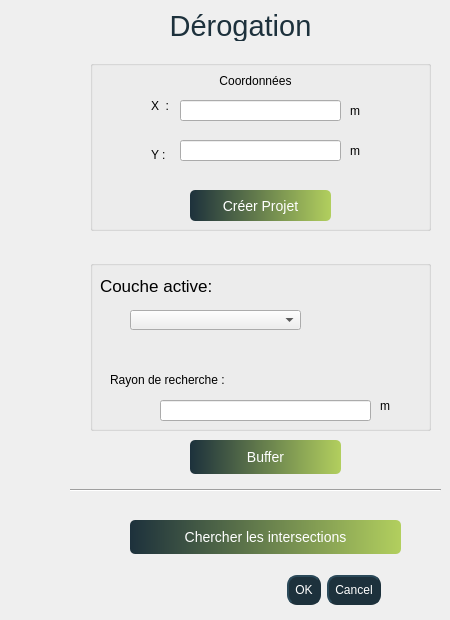
   <widget class="QWidget" name="Derogation">
    <attribute name="title">
     <string>Dérogation</string>
    </attribute>
    <widget class="QDialogButtonBox" name="ok_cancel">
     <property name="geometry">
      <rect>
       <x>140</x>
       <y>570</y>
       <width>241</width>
       <height>41</height>
      </rect>
     </property>
     <property name="cursor">
      <cursorShape>PointingHandCursor</cursorShape>
     </property>
     <property name="styleSheet">
      <string notr="true"> background-color: rgb(29,49,60);
 color: rgb(255,255,255);
   border-style: outset;
    border-width: 2px;
    border-radius: 10px;
    border-color: rgb(29,49,60);
    min-width: 5em;
   font: 15pt &quot;.AppleSystemUIFont&quot;;
    padding: 6px;
</string>
     </property>
     <property name="orientation">
      <enum>Qt::Horizontal</enum>
     </property>
     <property name="standardButtons">
      <set>QDialogButtonBox::Cancel|QDialogButtonBox::Ok</set>
     </property>
    </widget>
    <widget class="QLabel" name="title">
     <property name="geometry">
      <rect>
       <x>50</x>
       <y>10</y>
       <width>381</width>
       <height>31</height>
      </rect>
     </property>
     <property name="font">
      <font>
       <family>.AppleSystemUIFont</family>
       <pointsize>22</pointsize>
       <weight>50</weight>
       <italic>false</italic>
       <bold>false</bold>
      </font>
     </property>
     <property name="styleSheet">
      <string notr="true">
color: rgb(29, 49, 60);

font: 22pt &quot;.AppleSystemUIFont&quot;;
</string>
     </property>
     <property name="text">
      <string>Dérogation</string>
     </property>
     <property name="alignment">
      <set>Qt::AlignCenter</set>
     </property>
    </widget>
    <widget class="QGroupBox" name="groupBox_3">
     <property name="geometry">
      <rect>
       <x>90</x>
       <y>60</y>
       <width>341</width>
       <height>171</height>
      </rect>
     </property>
     <property name="title">
      <string/>
     </property>
     <widget class="QLabel" name="label_7">
      <property name="geometry">
       <rect>
        <x>10</x>
        <y>10</y>
        <width>211</width>
        <height>32</height>
       </rect>
      </property>
      <property name="styleSheet">
       <string notr="true">font: 16pt &quot;.AppleSystemUIFont&quot;;
background-color: transparent;
color: rgb(0, 0, 0);</string>
      </property>
      <property name="text">
       <string/>
      </property>
     </widget>
     <widget class="QLabel" name="label_9">
      <property name="geometry">
       <rect>
        <x>630</x>
        <y>110</y>
        <width>31</width>
        <height>21</height>
       </rect>
      </property>
      <property name="styleSheet">
       <string notr="true">font: 16pt &quot;.AppleSystemUIFont&quot;;
background-color: transparent;
color: rgb(0, 0, 0);</string>
      </property>
      <property name="text">
       <string>km</string>
      </property>
     </widget>
     <widget class="QLabel" name="label_11">
      <property name="geometry">
       <rect>
        <x>60</x>
        <y>0</y>
        <width>211</width>
        <height>41</height>
       </rect>
      </property>
      <property name="styleSheet">
       <string notr="true">font: 13pt &quot;.AppleSystemUIFont&quot;;
background-color: transparent;
color: rgb(0, 0, 0);</string>
      </property>
      <property name="text">
       <string>Coordonnées</string>
      </property>
      <property name="alignment">
       <set>Qt::AlignCenter</set>
      </property>
     </widget>
     <widget class="QLabel" name="label_12">
      <property name="geometry">
       <rect>
        <x>61</x>
        <y>30</y>
        <width>59</width>
        <height>31</height>
       </rect>
      </property>
      <property name="styleSheet">
       <string notr="true">font: 13pt &quot;.AppleSystemUIFont&quot;;
background-color: transparent;
color: rgb(0, 0, 0);</string>
      </property>
      <property name="text">
       <string>X  :</string>
      </property>
     </widget>
     <widget class="QLabel" name="label_13">
      <property name="geometry">
       <rect>
        <x>61</x>
        <y>80</y>
        <width>59</width>
        <height>30</height>
       </rect>
      </property>
      <property name="styleSheet">
       <string notr="true">font: 13pt &quot;.AppleSystemUIFont&quot;;
background-color: transparent;
color: rgb(0, 0, 0);</string>
      </property>
      <property name="text">
       <string>Y : </string>
      </property>
     </widget>
     <widget class="QLineEdit" name="x_projet">
      <property name="geometry">
       <rect>
        <x>90</x>
        <y>40</y>
        <width>161</width>
        <height>21</height>
       </rect>
      </property>
      <property name="styleSheet">
       <string notr="true">color: rgb(0, 0, 0);</string>
      </property>
      <property name="inputMethodHints">
       <set>Qt::ImhPreferNumbers</set>
      </property>
      <property name="text">
       <string/>
      </property>
      <property name="clearButtonEnabled">
       <bool>true</bool>
      </property>
     </widget>
     <widget class="QLineEdit" name="y_projet">
      <property name="geometry">
       <rect>
        <x>90</x>
        <y>80</y>
        <width>161</width>
        <height>21</height>
       </rect>
      </property>
      <property name="styleSheet">
       <string notr="true">color: rgb(0, 0, 0);</string>
      </property>
      <property name="inputMethodHints">
       <set>Qt::ImhPreferNumbers</set>
      </property>
      <property name="text">
       <string/>
      </property>
      <property name="clearButtonEnabled">
       <bool>true</bool>
      </property>
     </widget>
     <widget class="QPushButton" name="create_btn">
      <property name="geometry">
       <rect>
        <x>100</x>
        <y>130</y>
        <width>141</width>
        <height>31</height>
       </rect>
      </property>
      <property name="cursor">
       <cursorShape>PointingHandCursor</cursorShape>
      </property>
      <property name="styleSheet">
       <string notr="true">

QPushButton{
background-color: qlineargradient(spread:pad, x1:0, y1:0, x2:1, y2:0, stop:0 rgba(29, 49, 60, 255), stop:1 rgba(178, 207, 94, 255));

font: &quot;Poppins&quot; ;
font :14px;
color: #fff;
border-radius: 5px;
}


QPushButton::hover{
background-color: qlineargradient(spread:pad, x1:0.926108, y1:0.159, x2:0.0640394, y2:0.0568182, stop:0 rgba(29, 49, 60, 255), stop:1 rgba(178, 207, 94, 255))}</string>
      </property>
      <property name="text">
       <string>Créer Projet</string>
      </property>
     </widget>
     <widget class="QLabel" name="label_15">
      <property name="geometry">
       <rect>
        <x>260</x>
        <y>30</y>
        <width>59</width>
        <height>41</height>
       </rect>
      </property>
      <property name="styleSheet">
       <string notr="true">font: 13pt &quot;.AppleSystemUIFont&quot;;
background-color: transparent;
color: rgb(0, 0, 0);</string>
      </property>
      <property name="text">
       <string>m</string>
      </property>
     </widget>
     <widget class="QLabel" name="label_16">
      <property name="geometry">
       <rect>
        <x>260</x>
        <y>70</y>
        <width>59</width>
        <height>41</height>
       </rect>
      </property>
      <property name="styleSheet">
       <string notr="true">font: 13pt &quot;.AppleSystemUIFont&quot;;
background-color: transparent;
color: rgb(0, 0, 0);</string>
      </property>
      <property name="text">
       <string>m</string>
      </property>
     </widget>
    </widget>
    <widget class="QGroupBox" name="groupBox">
     <property name="geometry">
      <rect>
       <x>90</x>
       <y>260</y>
       <width>341</width>
       <height>171</height>
      </rect>
     </property>
     <property name="title">
      <string/>
     </property>
     <widget class="QLabel" name="label">
      <property name="geometry">
       <rect>
        <x>10</x>
        <y>10</y>
        <width>211</width>
        <height>32</height>
       </rect>
      </property>
      <property name="font">
       <font>
        <family>.AppleSystemUIFont</family>
        <pointsize>13</pointsize>
        <weight>50</weight>
        <italic>false</italic>
        <bold>false</bold>
       </font>
      </property>
      <property name="styleSheet">
       <string notr="true">font: 13pt &quot;.AppleSystemUIFont&quot;;
background-color: transparent;
color: rgb(0, 0, 0);</string>
      </property>
      <property name="text">
       <string>Couche active: </string>
      </property>
     </widget>
     <widget class="QLabel" name="label_3">
      <property name="geometry">
       <rect>
        <x>630</x>
        <y>110</y>
        <width>31</width>
        <height>21</height>
       </rect>
      </property>
      <property name="styleSheet">
       <string notr="true">font: 16pt &quot;.AppleSystemUIFont&quot;;
background-color: transparent;
color: rgb(0, 0, 0);</string>
      </property>
      <property name="text">
       <string>km</string>
      </property>
     </widget>
     <widget class="QComboBox" name="combo_choose">
      <property name="geometry">
       <rect>
        <x>40</x>
        <y>50</y>
        <width>171</width>
        <height>20</height>
       </rect>
      </property>
      <property name="cursor">
       <cursorShape>PointingHandCursor</cursorShape>
      </property>
      <property name="styleSheet">
       <string notr="true">
border-color: rgb(29, 49, 60);
color: rgb(0,0,0);
</string>
      </property>
     </widget>
     <widget class="QLineEdit" name="buffer_radius">
      <property name="geometry">
       <rect>
        <x>70</x>
        <y>140</y>
        <width>211</width>
        <height>21</height>
       </rect>
      </property>
      <property name="styleSheet">
       <string notr="true">color: rgb(0, 0, 0);</string>
      </property>
      <property name="inputMethodHints">
       <set>Qt::ImhPreferNumbers</set>
      </property>
      <property name="text">
       <string/>
      </property>
      <property name="clearButtonEnabled">
       <bool>true</bool>
      </property>
     </widget>
     <widget class="QLabel" name="label_2">
      <property name="geometry">
       <rect>
        <x>20</x>
        <y>110</y>
        <width>201</width>
        <height>20</height>
       </rect>
      </property>
      <property name="styleSheet">
       <string notr="true">font: 14pt &quot;.AppleSystemUIFont&quot;;
color: rgb(0, 0, 0);
background-color:transparent;</string>
      </property>
      <property name="text">
       <string>Rayon de recherche : </string>
      </property>
     </widget>
     <widget class="QLabel" name="label_14">
      <property name="geometry">
       <rect>
        <x>290</x>
        <y>130</y>
        <width>59</width>
        <height>31</height>
       </rect>
      </property>
      <property name="styleSheet">
       <string notr="true">font: 13pt &quot;.AppleSystemUIFont&quot;;
background-color: transparent;
color: rgb(0, 0, 0);</string>
      </property>
      <property name="text">
       <string>m</string>
      </property>
     </widget>
    </widget>
    <widget class="Line" name="line_2">
     <property name="geometry">
      <rect>
       <x>70</x>
       <y>480</y>
       <width>371</width>
       <height>20</height>
      </rect>
     </property>
     <property name="orientation">
      <enum>Qt::Horizontal</enum>
     </property>
    </widget>
    <widget class="QPushButton" name="afficher_btn">
     <property name="geometry">
      <rect>
       <x>130</x>
       <y>520</y>
       <width>271</width>
       <height>34</height>
      </rect>
     </property>
     <property name="cursor">
      <cursorShape>PointingHandCursor</cursorShape>
     </property>
     <property name="styleSheet">
      <string notr="true">

QPushButton{
background-color: qlineargradient(spread:pad, x1:0, y1:0, x2:1, y2:0, stop:0 rgba(29, 49, 60, 255), stop:1 rgba(178, 207, 94, 255));

font: &quot;Poppins&quot; ;
font :14px;
color: #fff;
border-radius: 5px;
}


QPushButton::hover{
background-color: qlineargradient(spread:pad, x1:0.926108, y1:0.159, x2:0.0640394, y2:0.0568182, stop:0 rgba(29, 49, 60, 255), stop:1 rgba(178, 207, 94, 255))}</string>
     </property>
     <property name="text">
      <string>Chercher les intersections</string>
     </property>
    </widget>
    <widget class="QPushButton" name="analyze_btn">
     <property name="geometry">
      <rect>
       <x>190</x>
       <y>440</y>
       <width>151</width>
       <height>34</height>
      </rect>
     </property>
     <property name="minimumSize">
      <size>
       <width>0</width>
       <height>0</height>
      </size>
     </property>
     <property name="cursor">
      <cursorShape>PointingHandCursor</cursorShape>
     </property>
     <property name="styleSheet">
      <string notr="true">

QPushButton{
background-color: qlineargradient(spread:pad, x1:0, y1:0, x2:1, y2:0, stop:0 rgba(29, 49, 60, 255), stop:1 rgba(178, 207, 94, 255));

font: &quot;Poppins&quot; ;
font :14px;
color: #fff;
border-radius: 5px;
}


QPushButton::hover{
background-color: qlineargradient(spread:pad, x1:0.926108, y1:0.159, x2:0.0640394, y2:0.0568182, stop:0 rgba(29, 49, 60, 255), stop:1 rgba(178, 207, 94, 255))}
</string>
     </property>
     <property name="text">
      <string>Buffer</string>
     </property>
    </widget>
   </widget>
